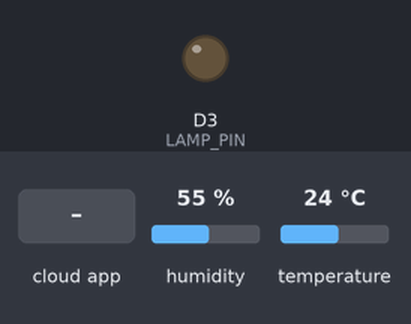
Bench run of a sketch on a simulated ESP8266 (NodeMCU). On the bench: output pins drawn as LEDs (lit = HIGH). The inputs (shaded band) are chosen by the test bench; at power-on: humidity 55 %, temperature 24 °C. WiFi joins after 1.5 s; servers stay silent unless stated; the Firebase database answers and starts empty; what the sketch prints to the serial monitor is not drawn.

Above: at 3.3 s.
3.4 s: the phone or cloud app sets lamp to 1
At 4.2 s:
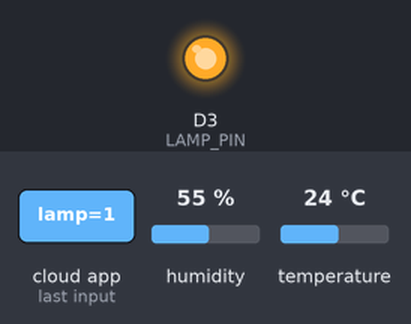
5.1 s: the phone or cloud app sets lamp to 0
At 6.1 s:
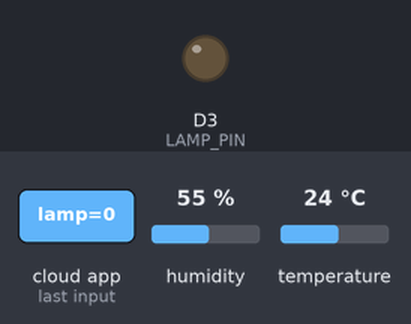
Timing chart, 0 to 8.1 s (numbered marks = the images above; inputs shaded):
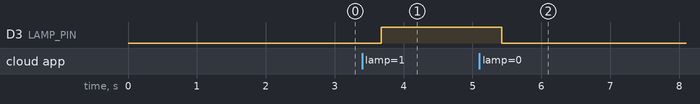

The sketch:

nodemcu.ino
```cpp
#include <ESP8266WiFi.h>
#include <FirebaseArduino.h>
#include <Ticker.h>
#include "DHT.h"

#define FIREBASE_HOST "integracaofirebase-1c3f0.firebaseio.com"
#define FIREBASE_AUTH "KMnmLjkOGlbSWBqIiJdHrYdNcfIG5ntMPjs5k66V"
#define WIFI_SSID "seu_ssid"
#define WIFI_PASSWORD "seu_password"

#define LAMP_PIN D3
#define DHT_PIN D5
#define DHTTYPE DHT11

#define PUBLISH_INTERVAL 1000*10

DHT dht(DHT_PIN, DHTTYPE);
Ticker ticker;
bool publishNewState = true;

void publish(){
    publishNewState = true;
}

void setupPins(){
    pinMode(LAMP_PIN, OUTPUT);
    digitalWrite(LAMP_PIN, LOW);

    dht.begin();
}

void setupWifi(){
    WiFi.begin(WIFI_SSID, WIFI_PASSWORD);
    Serial.println("conectando");
    while (WiFi.status() != WL_CONNECTED) {
        Serial.print(".");
        delay(1000);
    }
    Serial.println();
    Serial.print("conectado: ");
    Serial.println(WiFi.localIP());
}

void setupFirebase(){
    Firebase.begin(FIREBASE_HOST, FIREBASE_AUTH);
    Firebase.setBool("lamp", false);
}

void setup() {
    Serial.begin(9600);

    setupPins();
    setupWifi();
    setupFirebase();

    ticker.attach_ms(PUBLISH_INTERVAL, publish);
}

void loop() {
    if(publishNewState){
        float humidity = dht.readHumidity();
        float temperature = dht.readTemperature();
        if(!isnan(humidity) && !isnan(temperature)){
            Firebase.pushFloat("temperature", temperature);
            Firebase.pushFloat("humidity", humidity);
            publishNewState = false;
        }
    }

    bool lampValue = Firebase.getBool("lamp");
    digitalWrite(LAMP_PIN, lampValue ? HIGH : LOW);

    delay(200);
}
```

Measured:
- after the input at 3.4 s, D3 (LAMP_PIN): LOW → HIGH after 0.28 s
- after the input at 5.1 s, D3 (LAMP_PIN): HIGH → LOW after 0.33 s
